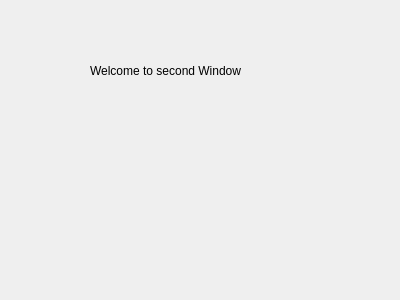
<?xml version="1.0" encoding="UTF-8"?>
<ui version="4.0">
 <class>secDialog</class>
 <widget class="QDialog" name="secDialog">
  <property name="geometry">
   <rect>
    <x>0</x>
    <y>0</y>
    <width>400</width>
    <height>300</height>
   </rect>
  </property>
  <property name="windowTitle">
   <string>Dialog</string>
  </property>
  <widget class="QLabel" name="label">
   <property name="geometry">
    <rect>
     <x>90</x>
     <y>30</y>
     <width>211</width>
     <height>81</height>
    </rect>
   </property>
   <property name="text">
    <string>Welcome to second Window</string>
   </property>
  </widget>
 </widget>
 <resources/>
 <connections/>
</ui>
